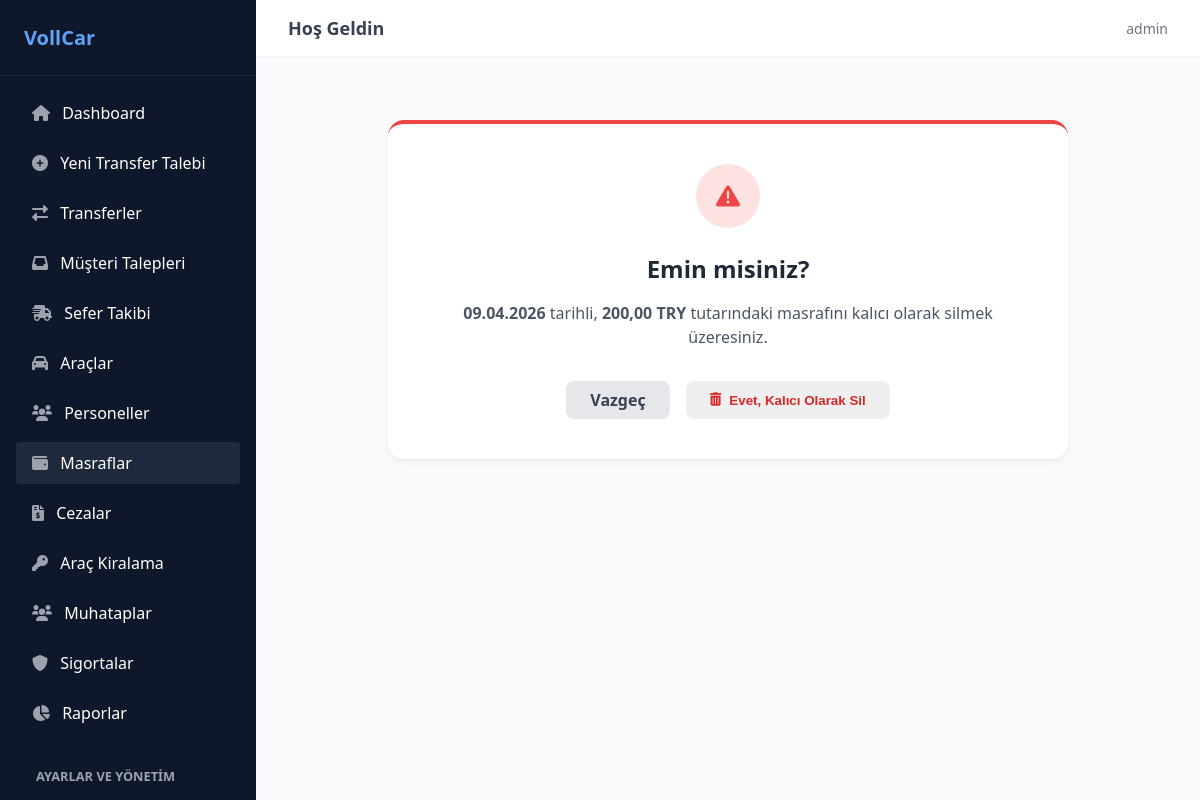
The app's page /masraflar/sil/1/ (signed in) with its own data.
### transfer/models.py (models this page shows, shortened)
class Masraf(models.Model):
    PARA_BIRIMLERI = [
        ('TRY', 'Türk Lirası (₺)'),
        ('USD', 'Dolar ($)'),
        ('EUR', 'Euro (€)'),
    ]
    firma = models.ForeignKey('Firma', on_delete=models.SET_NULL, null=True, blank=True, verbose_name="Şirket")
    arac = models.ForeignKey(Arac, on_delete=models.SET_NULL, null=True, blank=True, related_name='masraflar', verbose_name="İlgili Araç")
    personel = models.ForeignKey(Personel, on_delete=models.SET_NULL, null=True, blank=True, related_name='masraflar', verbose_name="İlgili Personel")
    masraf_turu = models.ForeignKey('MasrafTuru', on_delete=models.SET_NULL, null=True, blank=True, verbose_name="Masraf Türü")
    tarih = models.DateField(verbose_name="Masraf Tarihi")
    tutar = models.DecimalField(max_digits=10, decimal_places=2)
    para_birimi = models.CharField(max_length=5, choices=PARA_BIRIMLERI, default='TRY')
    fis_no = models.CharField(max_length=50, null=True, blank=True, verbose_name="Fiş / Fatura No")
    aciklama = models.TextField(null=True, blank=True, verbose_name="Açıklama / Detay")
    belge = models.FileField(upload_to='masraf_belgeleri/', null=True, blank=True, verbose_name="Fatura/Fiş Belgesi (PDF/Resim)")

### transfer/views.py (the view)
# urls.py: path('masraflar/sil/<int:id>/', staff_only(views.masraf_sil), name='masraf_sil'),
@login_required
def masraf_sil(request, id):
    masraf = get_object_or_404(Masraf, id=id)
    if request.method == 'POST':
        masraf.delete()
        return redirect('masraf_listesi')
    return render(request, 'transfer/masraf_sil.html', {'masraf': masraf})

### transfer/urls.py (called while the page is built)
def staff_only(view_func):
    return user_passes_test(lambda u: u.is_staff, login_url='transfer_listesi')(view_func)

### transfer/templates/transfer/masraf_sil.html (shortened to what this page needs)
{% extends "transfer/base.html" %}
{% block content %}
<div style="max-width: 600px; margin: 2rem auto; background: white; padding: 2.5rem; border-radius: 1rem; text-align: center; box-shadow: 0 4px 6px rgba(0,0,0,0.05); border-top: 4px solid #ef4444;">
    <div style="width: 4rem; height: 4rem; background: #fee2e2; color: #ef4444; border-radius: 50%; display: flex; align-items: center; justify-content: center; font-size: 1.5rem; margin: 0 auto 1.5rem auto;">
        <i class="fas fa-exclamation-triangle"></i>
    </div>
    <h2 style="font-size: 1.5rem; font-weight: bold; color: #1f2937; margin-bottom: 0.5rem;">Emin misiniz?</h2>
    <p style="color: #4b5563; margin-bottom: 2rem; line-height: 1.5;">
        <strong>{{ masraf.tarih|date:"d.m.Y" }}</strong> tarihli, <strong>{{ masraf.tutar }} {{ masraf.para_birimi }}</strong> tutarındaki <strong>{{ masraf.get_masraf_turu_display }}</strong> masrafını kalıcı olarak silmek üzeresiniz.
    </p>
    <form method="POST" style="display: flex; justify-content: center; gap: 1rem;">
        <a href="{% url 'masraf_listesi' %}" class="btn-gray">
            Vazgeç
        </a>
        <button type="submit" class="action-btn-red" style="padding: 0.5rem 1.5rem; border-radius: 0.5rem; border: none; cursor: pointer; display: flex; align-items: center; gap: 0.5rem; font-weight: 600;">
            <i class="fas fa-trash-alt"></i> Evet, Kalıcı Olarak Sil
        </button>
    </form>
</div>
{% endblock %}

### transfer/templates/transfer/base.html (shortened to what this page needs)
{% load static %}
<!DOCTYPE html>
<html lang="tr">
<head>
    <link rel="stylesheet" href="{% static 'transfer/css/style.css' %}">
    <link rel="stylesheet" href="https://cdnjs.cloudflare.com/ajax/libs/font-awesome/6.0.0/css/all.min.css">
</head>
<body>
    <div class="app-container">
        <aside class="sidebar" style="overflow-y: auto; height: 100vh;">
            <div class="sidebar-header">
                VollCar
            </div>
            <nav class="sidebar-nav">
                {% if request.user.is_staff %}
                <a href="{% url 'dashboard' %}" class="nav-link {% if request.resolver_match.url_name == 'dashboard' %}active{% endif %}">
                    <i class="fas fa-home"></i> Dashboard
                </a>
                {% endif %}
                <a href="{% url 'transfer_ekle' %}" class="nav-link {% if request.resolver_match.url_name == 'transfer_ekle' %}active{% endif %}">
                    <i class="fas fa-plus-circle"></i> Yeni Transfer Talebi
                </a>
                <a href="{% url 'transfer_listesi' %}" class="nav-link {% if request.resolver_match.url_name == 'transfer_listesi' %}active{% endif %}">
                    <i class="fas fa-exchange-alt"></i> Transferler
                </a>
                {% if request.user.is_staff %}
                <a href="{% url 'transfer_talep_listesi' %}" class="nav-link {% if request.resolver_match.url_name == 'transfer_talep_listesi' %}active{% endif %}">
                    <i class="fas fa-inbox"></i> Müşteri Talepleri
                </a>
                <a href="{% url 'sefer_listesi' %}" class="nav-link {% if request.resolver_match.url_name == 'sefer_listesi' %}active{% endif %}">
                    <i class="fas fa-shipping-fast"></i> Sefer Takibi
                </a>
                <a href="{% url 'arac_listesi' %}" class="nav-link {% if request.resolver_match.url_name == 'arac_listesi' or request.resolver_match.url_name == 'arac_ekle' %}active{% endif %}">
                    <i class="fas fa-car"></i> Araçlar
                </a>
                <a href="{% url 'personel_listesi' %}" class="nav-link {% if request.resolver_match.url_name == 'personel_listesi' or request.resolver_match.url_name == 'personel_ekle' %}active{% endif %}">
                    <i class="fas fa-users"></i> Personeller
                </a>
                <a href="{% url 'masraf_listesi' %}" class="nav-link {% if 'masraf' in request.resolver_match.url_name %}active{% endif %}">
                    <i class="fas fa-wallet"></i> Masraflar
                </a>
                <a href="{% url 'ceza_listesi' %}" class="nav-link {% if 'ceza' in request.resolver_match.url_name %}active{% endif %}">
                    <i class="fas fa-file-invoice-dollar"></i> Cezalar
                </a>
                <a href="{% url 'kiralama_listesi' %}" class="nav-link {% if 'kiralama' in request.resolver_match.url_name %}active{% endif %}">
                    <i class="fas fa-key"></i> Araç Kiralama
                </a>
                <a href="{% url 'muhatap_listesi' %}" class="nav-link {% if 'muhatap' in request.resolver_match.url_name %}active{% endif %}">
                    <i class="fas fa-users"></i> Muhataplar
                </a>
                <a href="{% url 'sigorta_listesi' %}" class="nav-link {% if 'sigorta' in request.resolver_match.url_name %}active{% endif %}">
                    <i class="fas fa-shield-alt"></i> Sigortalar
                </a>
                <a href="{% url 'raporlar_ana' %}" class="nav-link {% if 'rapor' in request.resolver_match.url_name %}active{% endif %}">
                    <i class="fas fa-chart-pie"></i> Raporlar
                </a>
                <div style="padding: 10px 20px; font-size: 0.8rem; color: #9ca3af; text-transform: uppercase; font-weight: bold; margin-top: 15px;">Ayarlar ve Yönetim</div>
                {% endif %}
            </nav>
        </aside>
        <main class="main-content">
            <header class="top-header">
                <h2 class="header-title">Hoş Geldin</h2>
                <div class="user-actions">
                    <span class="user-info">{{ user.username }}</span>
                </div>
            </header>
            <div class="content-wrapper">
                {% block content %}
                {% endblock %}
            </div>
        </main>
    </div>
</body>
</html>

### transfer/static/transfer/css/style.css (style rules this page uses)
body { background-color: #f3f4f6; font-family: ui-sans-serif, system-ui, -apple-system, BlinkMacSystemFont, "Segoe UI", Roboto, "Helvetica Neue", Arial, sans-serif; -webkit-font-smoothing: antialiased; margin: 0; padding: 0; }
.app-container { display: flex; height: 100vh; overflow: hidden; }
.sidebar { width: 256px; background-color: #0f172a; color: white; flex-shrink: 0; display: flex; flex-direction: column; }
.sidebar-header { padding: 1.5rem; font-size: 1.25rem; font-weight: 700; border-bottom: 1px solid #1e293b; color: #60a5fa; }
.sidebar-nav { flex: 1; padding: 1rem; display: flex; flex-direction: column; gap: 0.5rem; }
.sidebar { scrollbar-width: thin; scrollbar-color: #3b82f6 transparent; }
.nav-link { display: block; padding: 0.625rem 1rem; border-radius: 0.25rem; transition: background-color 0.2s; color: white; text-decoration: none; }
.nav-link:hover, .nav-link.active { background-color: #1e293b; }
.nav-link i { margin-right: 0.5rem; color: #9ca3af; }
.main-content { flex: 1; overflow-y: auto; background-color: #f9fafb; }
.top-header { background-color: white; box-shadow: 0 1px 2px 0 rgba(0, 0, 0, 0.05); padding: 1rem 2rem; display: flex; justify-content: space-between; align-items: center; }
.header-title { font-size: 1.125rem; font-weight: 600; color: #374151; margin: 0; }
.user-info { font-size: 0.875rem; color: #6b7280; }
.user-actions { display: flex; align-items: center; gap: 1rem; }
.content-wrapper { padding: 2rem; }
.btn-gray { background-color: #e5e7eb; color: #374151; padding: 0.5rem 1.5rem; border-radius: 0.5rem; text-decoration: none; display: inline-flex; align-items: center; justify-content: center; font-weight: 600; transition: background-color 0.2s; }
.action-btn-red { color: #dc2626; transition: color 0.2s; text-decoration: none; }

### records on screen
Masraf: tarih "09.04.2026", tutar "200,00", para_birimi "TRY"

### other values on screen
{{ user.username }} "admin"
